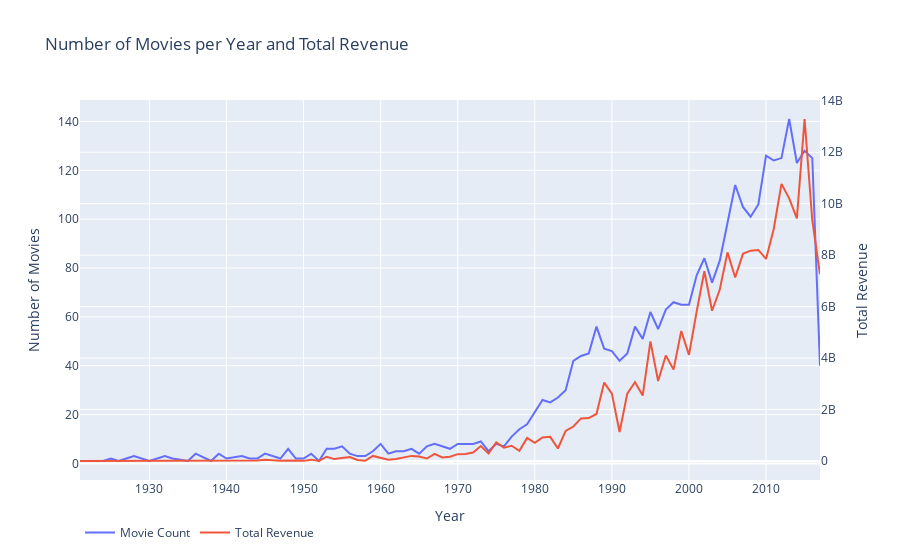

Source (notebook cell):
### Code cell
d1 = train['release_date_year'].value_counts().sort_index()
d2 = train.groupby(['release_date_year'])['revenue'].sum()

data = [go.Scatter(x = d1.index, y = d1.values, name = 'Movie Count'),
       go.Scatter(x = d2.index, y = d2.values, name = 'Total Revenue', yaxis='y2')]

layout = go.Layout(dict(title = 'Number of Movies per Year and Total Revenue',
                       xaxis = dict(title = 'Year'),
                       yaxis = dict(title = 'Number of Movies'),
                       yaxis2 = dict(title = 'Total Revenue', overlaying = 'y', side = 'right'), 
                       ), legend = dict(orientation = 'h')) # set as v for vertical and h for horizontal
py.iplot(dict(data=data, layout = layout))
